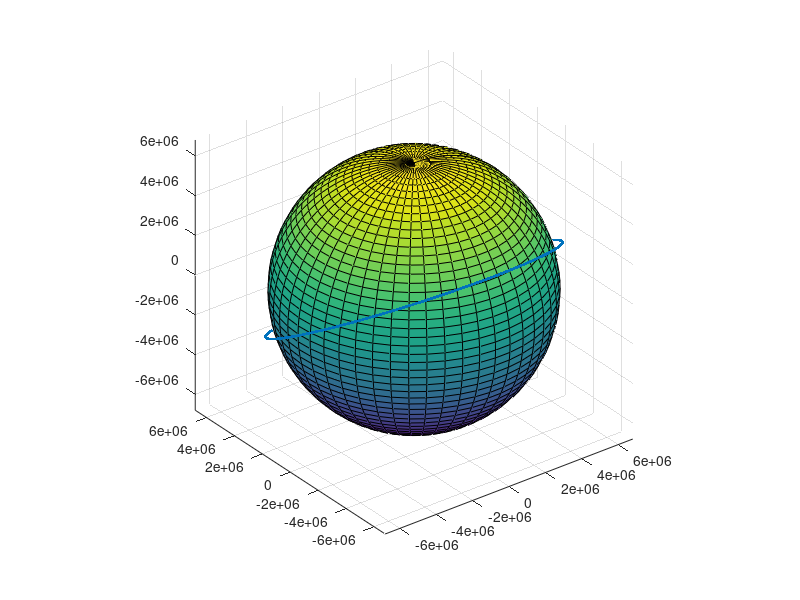

Here is the MATLAB script that generated this plot: (Note: this script raises an error after producing the figure.)
clc;
clear;
close all;

%% Costants an parameters
G = 6.674e-11;
EarthRad = 6371*1000;       % m
EarthMass = 5.97e24;        % kg
SatAltitude = 431*1000;     % m
r = EarthRad + SatAltitude;
SatVel = sqrt(G*EarthMass/(r));
SatAngVel = SatVel/r;
SatOrbitTime = 2*pi/SatAngVel;
% xy is the equator then this is the angle of the orbit wrt the equator.
theta = 30;                
%% Draw Earth
[x,y,z] = sphere(50);
surf(x*EarthRad,y*EarthRad,z*EarthRad);
axis equal;
%% Sat Orbit
t = (0:SatAngVel/1000:2*pi);
x = r*cos(t);
y = r*sin(t)*cos(deg2rad(theta));
z = -r*sin(t)*sin(deg2rad(theta));
hold on;
scatter3(x, y, z, Marker=".");
%% IGRFMAGM

%% Animation
simTime = SatOrbitTime*20;
Ts = 0.1/2;
t = (0:Ts:simTime*SatAngVel);
x_initial = r*cos(0);
y_initial = r*sin(0)*cos(deg2rad(theta));
z_initial = -r*sin(0)*sin(deg2rad(theta));
a = scatter3(x_initial, y_initial, z_initial,'MarkerEdgeColor','r','LineWidth',1,Marker="o");
[lat,long,rad] = cart2sph(x_initial,z_initial,y_initial);
[XYZ,H,D,I,F,DXDYDZ,DH,DD,DI,DF] = igrfmagm(rad,lat,long,decyear(datetime('today')));
MagNorm = XYZ/norm(XYZ);
b = plot3([0,MagNorm(1)*1e6],[0,MagNorm(2)*1e6],[0,MagNorm(3)*1e6],'color','k','linewidth',2);
for i = t
    x = r*cos(i);
    y = r*sin(i)*cos(deg2rad(theta));
    z = -r*sin(i)*sin(deg2rad(theta)); 
    drawnow;
    rho = norm([x y z]);
    thetaE = acos(z/rho);
    phiE = 0;
    psiE = atan2(y,x);
    lat = 90-thetaE*180/pi;
    long = psiE*180/pi;
    alt = (rho - EarthRad);
%     [lat,long,rad] = cart2sph(x,y,z);
    [XYZ,H,D,I,F,DXDYDZ,DH,DD,DI,DF] = igrfmagm(alt,lat,long,decyear(datetime('today')));
    BNED = [XYZ(1);XYZ(2);-XYZ(3)];
    BI = TIB(phiE,thetaE+pi,psiE)*BNED;
    MagNorm = BI/norm(BI);
    delete(a);
    delete(b);
    a = scatter3(x, y, z,'MarkerEdgeColor','r','LineWidth',1,Marker="o");
    b = plot3([x,x+MagNorm(1)*1e6],[y,y+MagNorm(2)*1e6],[z,z+MagNorm(3)*1e6],'color','k','linewidth',2);
end